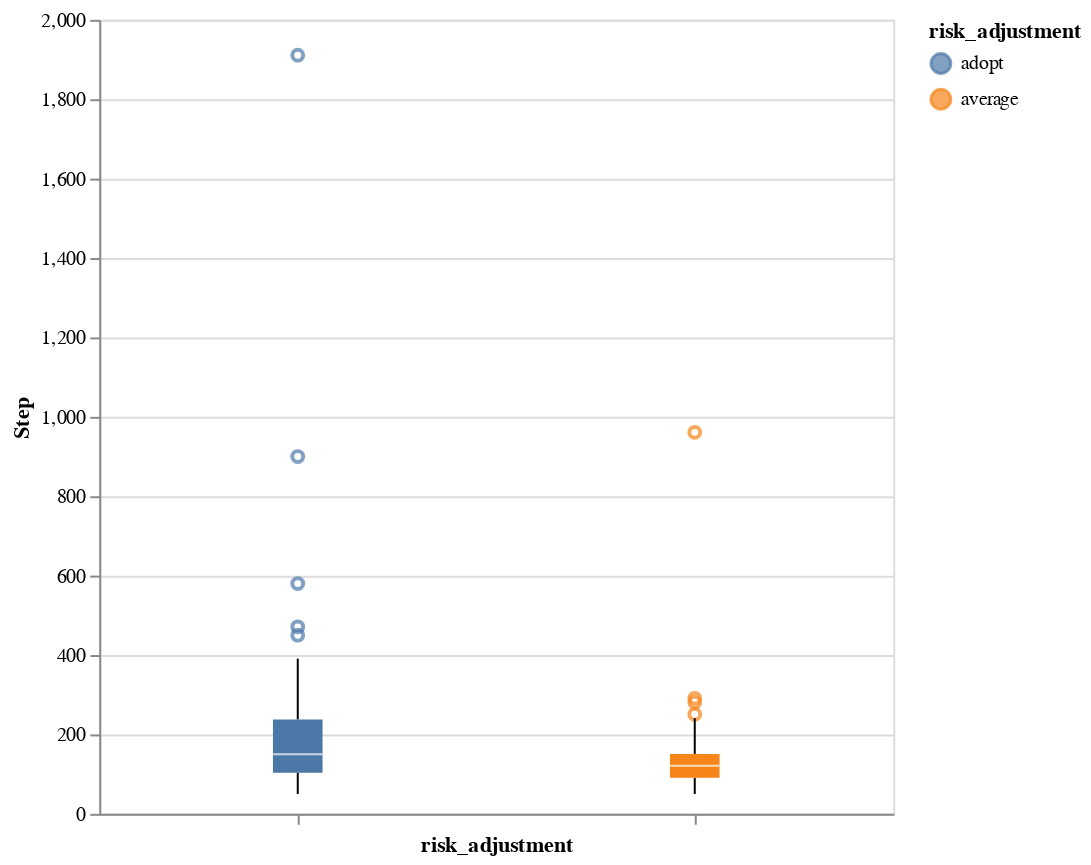

The cell this chart's notebook holds for it:
### Code cell
alt.Chart(df_riskadjust).mark_boxplot(size=25).encode(
    x=alt.X('risk_adjustment').axis(alt.Axis(labels=False)),   # hide long labels in access, rely on color legend
    y='Step',
    color=alt.Color('risk_adjustment')
).properties(width=400, height=400)

### Figure 1 — Vega-Lite specification as saved in the notebook (floating-point values rounded to 4 significant figures; data arrays with more than 128 entries replaced by an {"elided": "..."} marker saying what was removed)
{"config": {"view": {"continuousWidth": 300, "continuousHeight": 300}}, "data": {"name": "data-a5459b7d813453136e8529b624235c96"}, "mark": {"type": "boxplot", "size": 25}, "encoding": {"color": {"field": "risk_adjustment", "type": "nominal"}, "x": {"axis": {"labels": false}, "field": "risk_adjustment", "type": "nominal"}, "y": {"field": "Step", "type": "quantitative"}}, "height": 400, "width": 400, "$schema": "https://vega.github.io/schema/vega-lite/v5.20.1.json", "datasets": {"data-a5459b7d813453136e8529b624235c96": {"elided": "187 records"}}}
